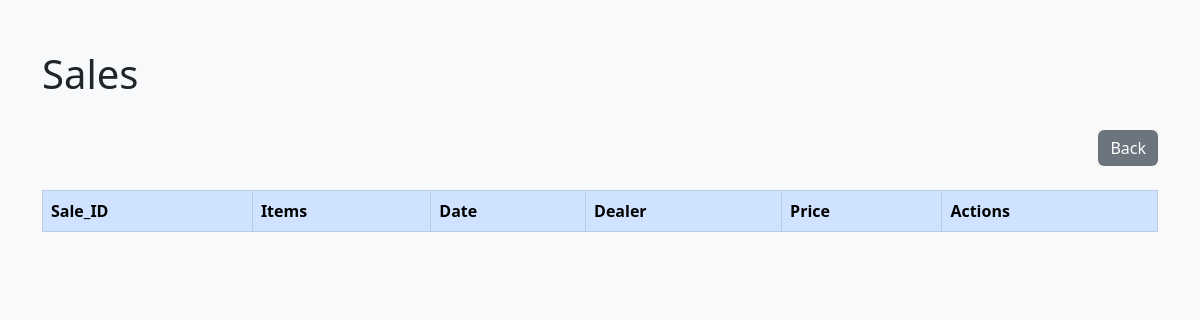
The app's page /sales, older data.
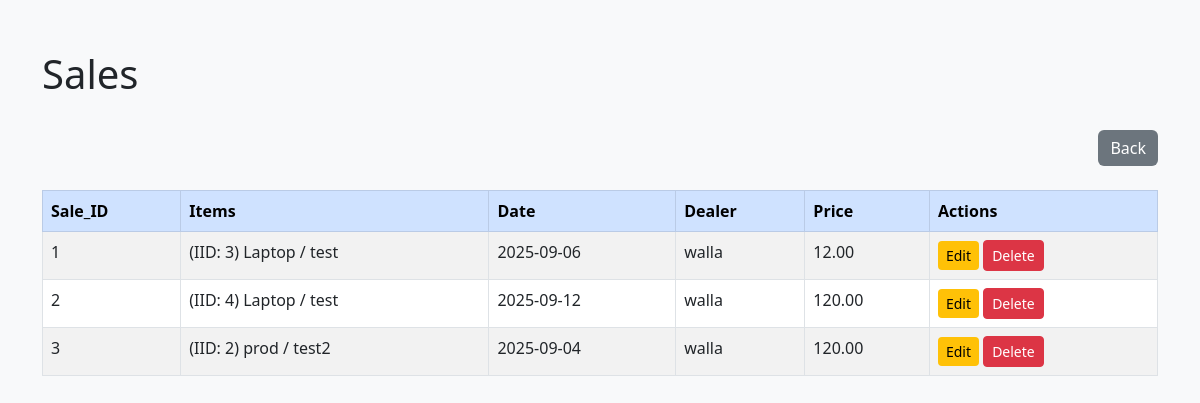
The same page, newer data.
### model/model.py (models this page shows, shortened)
class Sale(Base):
    __tablename__ = 'sales'
    sale_id = Column(Integer, primary_key=True)
    items = relationship("ManufacturedItem", back_populates="manufactured", cascade="all, delete-orphan")
    date = Column(Date)
    price = Column(Numeric(10, 2), nullable=False)
    dealer_id = Column(Integer, ForeignKey('dealers.dealer_id'), nullable=False)
    dealer = relationship("Dealer", back_populates="sales")

class ManufacturedItem(Base):
    __tablename__ = 'manufactured_items'
    item_id = Column(Integer, primary_key=True)
    product_id = Column(Integer, ForeignKey('products.product_id'), nullable=False)
    description = Column(String)
    sale_id = Column(Integer, ForeignKey('sales.sale_id'))
    product = relationship("Product", back_populates="manufactured_items")
    manufactured = relationship("Sale", back_populates="items")

class Product(Base):
    __tablename__ = 'products'
    product_id = Column(Integer, primary_key=True)
    name = Column(String)
    description = Column(String)
    sale_price = Column(Numeric(10, 2), nullable=False)
    minimum_price = Column(Numeric(10, 2), nullable=False)
    manufactured_items  = relationship("ManufacturedItem", back_populates="product", cascade="all, delete-orphan")
    materials = relationship("ProductMaterial", back_populates="product", cascade="all, delete-orphan")

class Dealer(Base):
    __tablename__ = 'dealers'
    dealer_id = Column(Integer, primary_key=True)
    name = Column(String)
    sales = relationship("Sale", back_populates="dealer", cascade="all, delete-orphan")

### app.py (the view)
@app.route('/sales', defaults={'dealer_id': None})
@app.route('/dealer/<int:dealer_id>/sales')
def sales(dealer_id):
    if dealer_id:
        dealer_controller = DealerController(session)
        dealer = dealer_controller.get_dealer(dealer_id)
        if not dealer:
            return "Dealer not found", 404
        sales = dealer_controller.get_dealer_sales(dealer_id)
    else:
        sale_controller = SaleController(session)
        sales = sale_controller.get_all_sales()
    return render_template('sales.html', sales=sales)

### controller/controller.py (called while the page is built)
    def get_all_sales(self):
        return self.session.query(Sale).all()

### templates/sales.html (shortened to what this page needs)
<!DOCTYPE html>
<html lang="en">
<head>
    <link href="https://cdn.jsdelivr.net/npm/bootstrap@5.3.0/dist/css/bootstrap.min.css" rel="stylesheet">
</head>
<body>
    <div class="container">
        <div class="d-flex justify-content-between align-items-center mb-4">
            <h1 class="display-6">Sales</h1>
        </div>
        <div class="d-flex justify-content-end mb-4">
            <a href="/dealers" class="btn btn-secondary">Back</a>
        </div>
        <div class="table-responsive">
            <table class="table table-striped table-bordered">
                <thead class="table-primary">
                    <tr>
                        <th>Sale_ID</th>
                        <th>Items</th>
                        <th>Date</th>
                        <th>Dealer</th>
                        <th>Price</th>
                        <th>Actions</th>
                    </tr>
                </thead>
                <tbody>
                    {% for sale in sales %}
                    <tr>
                        <td>{{ sale.sale_id }}</td>
                        <td>{% for item in sale.items %}
                            (IID: {{item.item_id}}) {{item.product.name}} / {{item.description}}
                            <br>
                            {% endfor %}</td>
                        <td>{{ sale.date }}</td>
                        <td>{{ sale.dealer.name }}</td>
                        <td>{{ sale.price }}</td>
                        <td>
                            <a href="/dealer/{{ sale.dealer_id }}/sale/{{sale.sale_id}}/edit" class="btn btn-warning btn-sm">Edit</a>
                            <a href="/dealer/{{ sale.dealer_id }}/sale/{{sale.sale_id}}/delete" onclick="return confirm('Are you sure you want to delete this record?');" class="btn btn-danger btn-sm">Delete</a>
                        </td>
                    </tr>
                    {% endfor %}
                </tbody>
            </table>
        </div>
    </div>
</body>
</html>

Row changes from the older to the newer data that the page shows:
added Sale: sale_id "1", date "2025-09-06", dealer.name "walla", price "12.00"
added ManufacturedItem: item_id "3", product.name "Laptop", description "test", shown under "1"
added Sale: sale_id "2", date "2025-09-12", dealer.name "walla", price "120.00"
added ManufacturedItem: item_id "4", product.name "Laptop", description "test", shown under "2"
added Sale: sale_id "3", date "2025-09-04", dealer.name "walla", price "120.00"
added ManufacturedItem: item_id "2", product.name "prod", description "test2", shown under "3"
